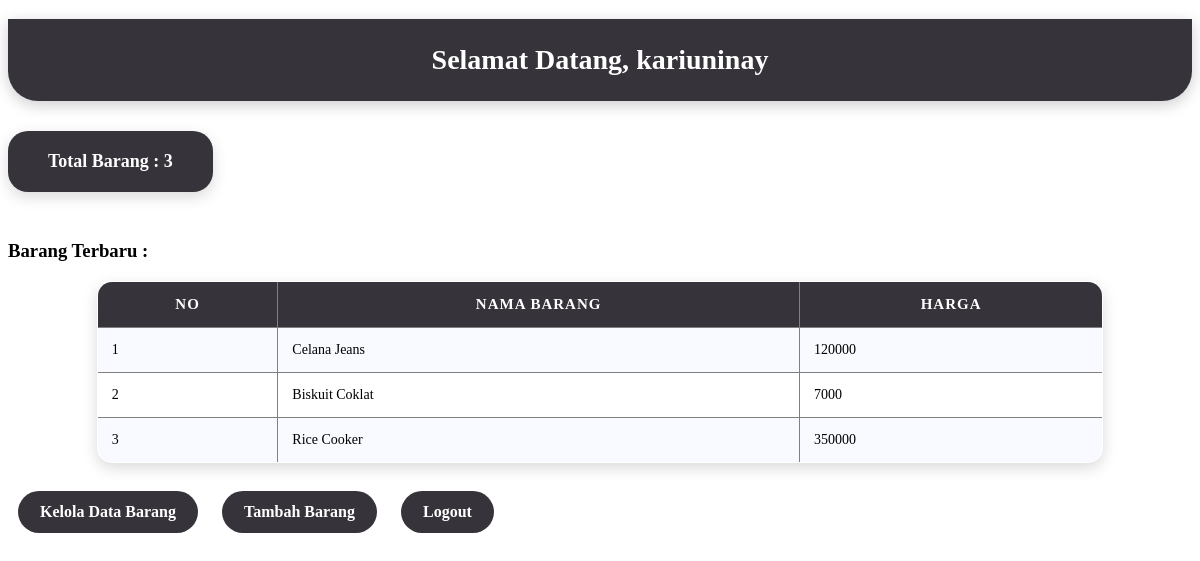
/dashboard.php (signed in), run on the app's committed database.
### tables this page shows
CREATE TABLE `barang` (
  `id_barang` int NOT NULL,
  `nama_barang` varchar(150) DEFAULT NULL,
  `harga` int NOT NULL,
  `jumlah_stok` int NOT NULL,
  `id_kategori` int NOT NULL,
  `deskripsi` text NOT NULL,
  `tanggal_masuk` date NOT NULL
);

### dashboard.php (the view, shortened to what this page needs)
<?php
include 'koneksi.php';
$result_total = mysqli_query($conn, "SELECT COUNT(*) AS total FROM barang");
$total = mysqli_fetch_assoc($result_total)['total'];
$result_recent = mysqli_query($conn, "SELECT * FROM barang ORDER BY id_barang DESC LIMIT 5");
?>
<!DOCTYPE html>
<html lang="en">
<head>
    <link rel="stylesheet" href="dashboard.css" >
</head>
  <body>
            <h1 align="center">Selamat Datang, <?php echo $_SESSION['username']; ?></h1>
            <p><b>Total Barang :</b> <?php echo $total; ?></p>
            <h3>Barang Terbaru :</h3>
            <table border="1" cellpadding="8" cellspacing="0">
                <tr>
                    <th>No</th>
                    <th>Nama Barang</th>
                    <th>Harga</th>
                </tr>
                <?php
                $no = 1;
                while($row = mysqli_fetch_assoc($result_recent)) { ?>
                <tr>
                    <td><?php echo $no++; ?></td>
                    <td><?php echo $row['nama_barang'];?></td>
                    <td><?php echo $row['harga'];?></td>
                </tr>
           <?php } ?>
            </table>
            <br>
            <a href="index.php">Kelola Data Barang</a>
            <a href="tambah.php">Tambah Barang</a>
            <a href="logout.php">Logout</a>
        </body>
</html>

### dashboard.css (style rules this page uses)
h1 { text-align: center; background: #36333A; padding: 25px; color: white; margin-bottom: 30px; border-bottom-left-radius: 30px; border-bottom-right-radius: 30px; font-size: 28px; box-shadow: 0 4px 15px rgba( 0, 0, 0, 0.2); }
p { text-align: center; background: #36333A; display: inline-block; margin: 0 auto 30px auto; padding: 20px 40px; border-radius: 20px; font-weight: bold; font-size: 18px; color: #fff; box-shadow: 0 5px 15px rgba( 0, 0, 0, 0.15); animation: zoomIn 0.6s ease; }
table { width: 85%; margin: 0 auto; border-collapse: collapse; background: fff; border-radius: 15px; overflow: hidden; box-shadow: 0 5px 15px rgba( 0, 0, 0, 0.15); }
th { background: #36333A; color: #fff; padding: 14px; font-size: 15px; text-transform: uppercase; letter-spacing: 1px; }
td { padding: 14px; font-size: 14px; }
tr:nth-child(even) { background: #f8faff; }
a { display: inline-block; margin: 10px; padding: 12px 22px; border-radius: 25px; text-decoration: none; font-weight: 600; transition: 0.3s; }
a[href*="index.php"] { background: #36333A; color: #fff; }
a[href*="tambah.php"] { background: #36333A; color: #fff; }
a[href*="logout.php"] { background: #36333A; color: #fff; }

### data on the page
barang: nama_barang "Celana Jeans", harga "120000"
barang: nama_barang "Biskuit Coklat", harga "7000"
barang: nama_barang "Rice Cooker", harga "350000"

### other printed values
$_SESSION['username'] "kariuninay"
$total "3"
